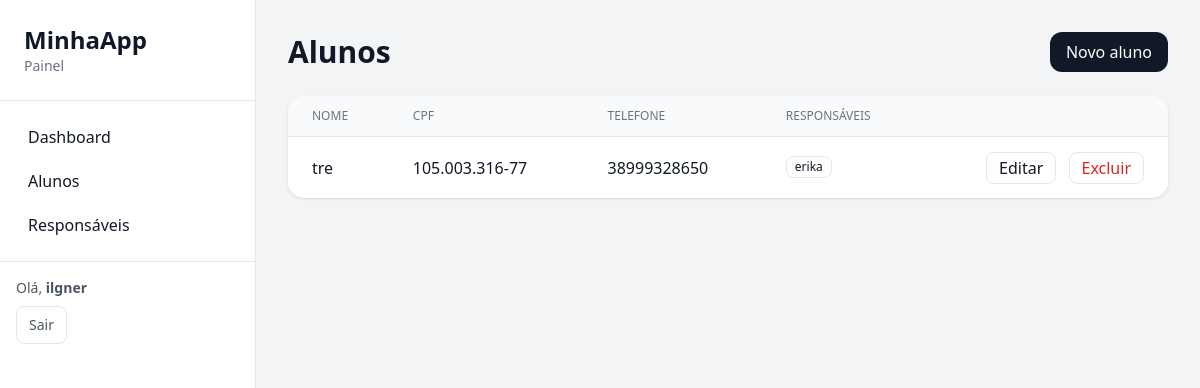
The page /alunos/ (signed in) on the database its author committed.
### alunos/models.py (models this page shows, shortened)
class Aluno(models.Model):
    nome  = models.CharField(max_length=120)
    telefone = models.CharField(max_length=20, blank=True, null=True)
    cpf   = models.CharField(max_length=14, blank=True, null=True)
    idade = models.PositiveIntegerField(blank=True, null=True)
    rua   = models.CharField(max_length=200, blank=True, null=True)
    bairro = models.CharField(max_length=120, blank=True, null=True)
    cidade = models.CharField(max_length=120, blank=True, null=True)
    cep   = models.CharField(max_length=9, blank=True, null=True)
    cor = models.CharField(max_length=20, blank=True, null=True)
    escolaridade = models.CharField(max_length=20, blank=True, null=True)
    responsaveis = models.ManyToManyField(
        Responsavel,
        through='VinculoAlunoResponsavel',
        related_name='alunos',
        blank=True,
    )
    criado_em = models.DateTimeField(auto_now_add=True)
    atualizado_em = models.DateTimeField(auto_now=True)
    class Meta:
        ordering = ["nome"]

### responsaveis/models.py (models this page shows, shortened)
class Responsavel(models.Model):
    nome      = models.CharField(max_length=120)
    telefone  = models.CharField(max_length=20, blank=True, null=True)
    cpf       = models.CharField(max_length=14, blank=True, null=True)
    idade     = models.PositiveIntegerField(blank=True, null=True)
    rua       = models.CharField(max_length=200, blank=True, null=True)
    bairro    = models.CharField(max_length=120, blank=True, null=True)
    cidade    = models.CharField(max_length=120, blank=True, null=True)
    cep       = models.CharField(max_length=9, blank=True, null=True)
    cor            = models.CharField(max_length=20, choices=COR_CHOICES, blank=True, null=True)
    escolaridade   = models.CharField(max_length=20, choices=ESCOLARIDADE_CHOICES, blank=True, null=True)
    criado_em = models.DateTimeField(auto_now_add=True)
    atualizado_em = models.DateTimeField(auto_now=True)
    class Meta:
        ordering = ["nome"]

### alunos/views.py (the view)
# urls.py: path('', views.AlunoListView.as_view(), name='list'),
class AlunoListView(LoginRequiredMixin, ListView):
    model = Aluno
    template_name = 'alunos/alunos_list.html'
    context_object_name = 'alunos'
    paginate_by = 10

### alunos/templates/alunos/alunos_list.html (shortened to what this page needs)
{% extends 'base.html' %}
{% block content %}
<div class="flex items-center justify-between mb-6">
    <h1 class="text-2xl md:text-3xl font-bold">Alunos</h1>
    <a href="{% url 'alunos:create' %}" class="px-4 py-2 rounded-xl bg-gray-900 text-white">Novo aluno</a>
</div>
<div class="bg-white rounded-2xl shadow overflow-hidden">
    <table class="min-w-full divide-y divide-gray-200">
        <thead class="bg-gray-50">
            <tr>
                <th class="px-6 py-3 text-left text-xs font-medium text-gray-500 uppercase">Nome</th>
                <th class="px-6 py-3 text-left text-xs font-medium text-gray-500 uppercase">CPF</th>
                <th class="px-6 py-3 text-left text-xs font-medium text-gray-500 uppercase">Telefone</th>
                <th class="px-6 py-3 text-left text-xs font-medium text-gray-500 uppercase">Responsáveis</th>
                <th class="px-6 py-3"></th>
            </tr>
        </thead>
        <tbody class="bg-white divide-y divide-gray-200">
            {% for a in alunos %}
            <tr>
                <td class="px-6 py-4">{{ a.nome }}</td>
                <td class="px-6 py-4">{{ a.cpf|default:"—" }}</td>
                <td class="px-6 py-4">{{ a.telefone|default:"—" }}</td>
                <td class="px-6 py-4">
                    {% with a.responsaveis.all as rsps %}
                    {% if rsps %}
                    {% for r in rsps %}
                    <span class="inline-block px-2 py-0.5 rounded-lg border text-xs mr-1 mb-1">
                        {{ r.nome }}
                    </span>
                    {% endfor %}
                    {% else %}
                    <span class="text-gray-400">—</span>
                    {% endif %}
                    {% endwith %}
                </td>
                <td class="px-6 py-4 text-right space-x-2">
                    <a href="{% url 'alunos:update' a.pk %}" class="px-3 py-1 rounded-lg border">Editar</a>
                    <a href="{% url 'alunos:delete' a.pk %}"
                        class="px-3 py-1 rounded-lg border text-red-600">Excluir</a>
                </td>
            </tr>
            {% empty %}
            <tr>
                <td class="px-6 py-6 text-gray-500" colspan="5">Nenhum aluno cadastrado.</td>
            </tr>
            {% endfor %}
        </tbody>
    </table>
</div>
{% endblock %}

### dashboard/templates/base.html (shortened to what this page needs)
<!DOCTYPE html>
<html lang="pt-br">
<head>
    <script src="https://cdn.tailwindcss.com"></script>
</head>
<body class="bg-gray-100 text-gray-900">
    <div class="min-h-screen">
        <aside class="hidden md:block fixed inset-y-0 left-0 w-64 bg-white border-r">
            <div class="p-6 border-b">
                <a href="/" class="text-2xl font-bold">MinhaApp</a>
                <p class="text-sm text-gray-500">Painel</p>
            </div>
            <nav class="p-4 space-y-1">
                <a href="{% url 'dashboard:index' %}"
                    class="block px-3 py-2 rounded-lg hover:bg-gray-100 font-medium">Dashboard</a>
                <a href="{% url 'alunos:list' %}"
                    class="block px-3 py-2 rounded-lg hover:bg-gray-100 font-medium">Alunos</a>
                <a href="{% url 'responsaveis:list' %}"
                    class="block px-3 py-2 rounded-lg hover:bg-gray-100 font-medium">Responsáveis</a>
            </nav>
            <div class="p-4 border-t text-sm text-gray-600">
                {% if request.user.is_authenticated %}
                <div class="mb-2">Olá, <strong>{{ request.user.username }}</strong></div>
                <a href="{% url 'logout' %}"
                    class="inline-flex items-center px-3 py-2 rounded-lg border hover:bg-gray-50">Sair</a>
                {% else %}
                <a href="{% url 'login' %}"
                    class="inline-flex items-center px-3 py-2 rounded-lg bg-gray-900 text-white">Entrar</a>
                {% endif %}
            </div>
        </aside>
        <main class="md:ml-64 p-4 md:p-8">
            <div class="max-w-6xl mx-auto">
                {% block content %}{% endblock %}
            </div>
        </main>
    </div>
</body>
</html>

### rows shown on the page
Aluno: nome "tre", cpf "105.003.316-77", telefone "38999328650"
Responsavel: nome "erika"

### other values the page prints
{{ request.user.username }} "ilgner"
